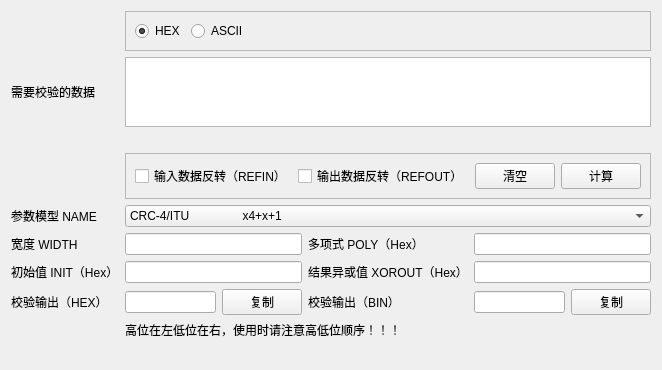
<?xml version="1.0" encoding="UTF-8"?>
<ui version="4.0">
 <class>CRCCalculator</class>
 <widget class="QWidget" name="CRCCalculator">
  <property name="geometry">
   <rect>
    <x>0</x>
    <y>0</y>
    <width>630</width>
    <height>345</height>
   </rect>
  </property>
  <property name="windowTitle">
   <string>CRC计算器</string>
  </property>
  <layout class="QGridLayout" name="gridLayout">
   <item row="1" column="1" colspan="5">
    <widget class="QTextEdit" name="textEdit"/>
   </item>
   <item row="5" column="0">
    <widget class="QLabel" name="label_2">
     <property name="text">
      <string>宽度 WIDTH</string>
     </property>
    </widget>
   </item>
   <item row="6" column="0">
    <widget class="QLabel" name="label_6">
     <property name="text">
      <string>初始值 INIT（Hex）</string>
     </property>
    </widget>
   </item>
   <item row="6" column="4" colspan="2">
    <widget class="QLineEdit" name="lineEditXOROUT"/>
   </item>
   <item row="7" column="2">
    <widget class="QPushButton" name="pushButtonCopyHex">
     <property name="text">
      <string>复制</string>
     </property>
    </widget>
   </item>
   <item row="7" column="0">
    <widget class="QLabel" name="label_8">
     <property name="text">
      <string>校验输出（HEX）</string>
     </property>
    </widget>
   </item>
   <item row="2" column="1" colspan="5">
    <widget class="QLabel" name="labelInputType">
     <property name="text">
      <string/>
     </property>
    </widget>
   </item>
   <item row="8" column="1" colspan="4">
    <widget class="QLabel" name="label_10">
     <property name="styleSheet">
      <string notr="true">QLabel{
	color:&quot;red&quot;
}</string>
     </property>
     <property name="text">
      <string>高位在左低位在右，使用时请注意高低位顺序！！！</string>
     </property>
    </widget>
   </item>
   <item row="3" column="1" colspan="5">
    <widget class="QFrame" name="frame_2">
     <property name="frameShape">
      <enum>QFrame::StyledPanel</enum>
     </property>
     <property name="frameShadow">
      <enum>QFrame::Raised</enum>
     </property>
     <layout class="QHBoxLayout" name="horizontalLayout_2">
      <item>
       <widget class="QCheckBox" name="checkBoxRefIn">
        <property name="text">
         <string>输入数据反转（REFIN）</string>
        </property>
       </widget>
      </item>
      <item>
       <widget class="QCheckBox" name="checkBoxRefOut">
        <property name="text">
         <string>输出数据反转（REFOUT）</string>
        </property>
       </widget>
      </item>
      <item>
       <spacer name="horizontalSpacer_2">
        <property name="orientation">
         <enum>Qt::Horizontal</enum>
        </property>
        <property name="sizeHint" stdset="0">
         <size>
          <width>40</width>
          <height>20</height>
         </size>
        </property>
       </spacer>
      </item>
      <item>
       <widget class="QPushButton" name="pushButtonClear">
        <property name="text">
         <string>清空</string>
        </property>
       </widget>
      </item>
      <item>
       <widget class="QPushButton" name="pushButtonCalculate">
        <property name="text">
         <string>计算</string>
        </property>
       </widget>
      </item>
     </layout>
    </widget>
   </item>
   <item row="6" column="3">
    <widget class="QLabel" name="label_7">
     <property name="text">
      <string>结果异或值 XOROUT（Hex）</string>
     </property>
    </widget>
   </item>
   <item row="5" column="1" colspan="2">
    <widget class="QLineEdit" name="lineEditWidth"/>
   </item>
   <item row="0" column="1" colspan="5">
    <widget class="QFrame" name="frame">
     <property name="frameShape">
      <enum>QFrame::StyledPanel</enum>
     </property>
     <property name="frameShadow">
      <enum>QFrame::Raised</enum>
     </property>
     <layout class="QHBoxLayout" name="horizontalLayout">
      <item>
       <widget class="QRadioButton" name="radioButtonHex">
        <property name="text">
         <string>HEX</string>
        </property>
        <property name="checked">
         <bool>true</bool>
        </property>
       </widget>
      </item>
      <item>
       <widget class="QRadioButton" name="radioButtonASCII">
        <property name="text">
         <string>ASCII</string>
        </property>
       </widget>
      </item>
      <item>
       <spacer name="horizontalSpacer">
        <property name="orientation">
         <enum>Qt::Horizontal</enum>
        </property>
        <property name="sizeHint" stdset="0">
         <size>
          <width>40</width>
          <height>20</height>
         </size>
        </property>
       </spacer>
      </item>
     </layout>
    </widget>
   </item>
   <item row="1" column="0">
    <widget class="QLabel" name="label_3">
     <property name="text">
      <string>需要校验的数据</string>
     </property>
    </widget>
   </item>
   <item row="4" column="0">
    <widget class="QLabel" name="label">
     <property name="text">
      <string>参数模型 NAME</string>
     </property>
    </widget>
   </item>
   <item row="6" column="1" colspan="2">
    <widget class="QLineEdit" name="lineEditInit"/>
   </item>
   <item row="4" column="1" colspan="5">
    <widget class="QComboBox" name="comboBoxName">
     <item>
      <property name="text">
       <string>CRC-4/ITU                x4+x+1</string>
      </property>
     </item>
     <item>
      <property name="text">
       <string>CRC-5/EPC                x4+x3+1</string>
      </property>
     </item>
     <item>
      <property name="text">
       <string>CRC-5/ITU                x5+x4+x2+1</string>
      </property>
     </item>
     <item>
      <property name="text">
       <string>CRC-5/USB                x5+x2+1</string>
      </property>
     </item>
     <item>
      <property name="text">
       <string>CRC-6/ITU                x6+x+1</string>
      </property>
     </item>
     <item>
      <property name="text">
       <string>CRC-7/MMC                x7+x3+1</string>
      </property>
     </item>
     <item>
      <property name="text">
       <string>CRC-8                    x8+x2+x+1</string>
      </property>
     </item>
     <item>
      <property name="text">
       <string>CRC-8/ITU                x8+x2+x+1</string>
      </property>
     </item>
     <item>
      <property name="text">
       <string>CRC-8/ROHC               x8+x2+1</string>
      </property>
     </item>
     <item>
      <property name="text">
       <string>CRC-8/MAXIM              x8+x5+x4+1</string>
      </property>
     </item>
     <item>
      <property name="text">
       <string>CRC-16/IBM               x16+x15+x2+1</string>
      </property>
     </item>
     <item>
      <property name="text">
       <string>CRC-16/MAXIM             x16+x15+x2+1</string>
      </property>
     </item>
     <item>
      <property name="text">
       <string>CRC-16/USB               x16+x15+x2+1</string>
      </property>
     </item>
     <item>
      <property name="text">
       <string>CRC-16/MODBUS            x16+x15+x2+1</string>
      </property>
     </item>
     <item>
      <property name="text">
       <string>CRC-16/CCITT             x16+x12+x5+1</string>
      </property>
     </item>
     <item>
      <property name="text">
       <string>CRC-16/CCITT-FALSE       x16+x12+x5+1</string>
      </property>
     </item>
     <item>
      <property name="text">
       <string>CRC-16/X25               x16+x12+x5+1</string>
      </property>
     </item>
     <item>
      <property name="text">
       <string>CRC-16/XMODEM            x16+x12+x5+1</string>
      </property>
     </item>
     <item>
      <property name="text">
       <string>CRC-16/DNP               x16+x12+x5+1</string>
      </property>
     </item>
     <item>
      <property name="text">
       <string>CRC-32                   x32+x26+x23+x22+x16+x12+x11+x10+x8+x7+x5+x4+x2+x+1</string>
      </property>
     </item>
     <item>
      <property name="text">
       <string>CRC-32/MPEG-2            x32+x26+x23+x22+x16+x12+x11+x10+x8+x7+x5+x4+x2+x+1</string>
      </property>
     </item>
    </widget>
   </item>
   <item row="5" column="4" colspan="2">
    <widget class="QLineEdit" name="lineEditPoly"/>
   </item>
   <item row="7" column="1">
    <widget class="QLineEdit" name="lineEditOutputHex"/>
   </item>
   <item row="7" column="5">
    <widget class="QPushButton" name="pushButtonCopyBin">
     <property name="text">
      <string>复制</string>
     </property>
    </widget>
   </item>
   <item row="7" column="3">
    <widget class="QLabel" name="label_9">
     <property name="text">
      <string>校验输出（BIN）</string>
     </property>
    </widget>
   </item>
   <item row="7" column="4">
    <widget class="QLineEdit" name="lineEditOutputBin"/>
   </item>
   <item row="5" column="3">
    <widget class="QLabel" name="label_5">
     <property name="text">
      <string>多项式 POLY（Hex）</string>
     </property>
    </widget>
   </item>
   <item row="9" column="1" colspan="5">
    <widget class="QLabel" name="labelInfo">
     <property name="text">
      <string/>
     </property>
    </widget>
   </item>
  </layout>
 </widget>
 <resources/>
 <connections/>
</ui>
